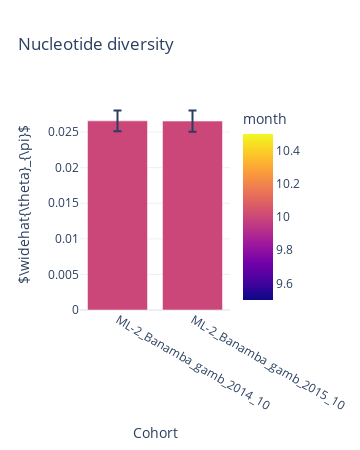
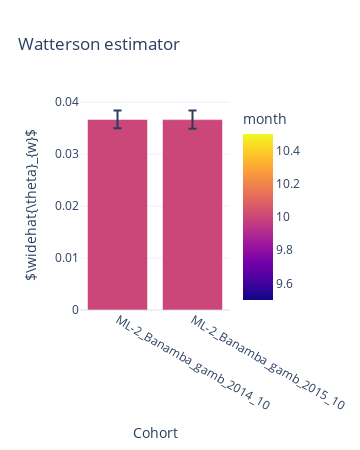
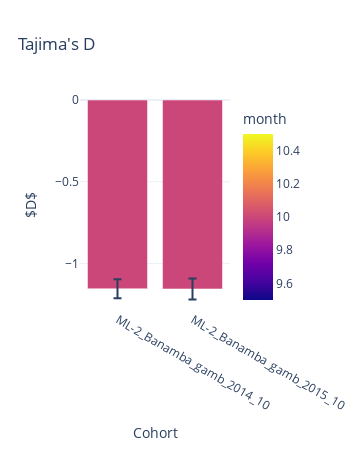
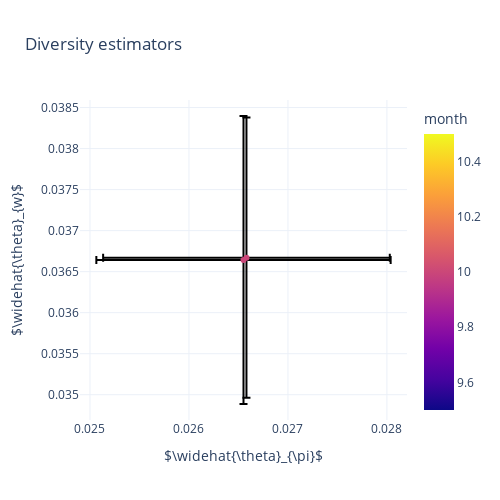

Notebook code cell kept with these figures, in order:
### Code cell
plot_diversity_stats(df_stats_ban_admin2_month_gamb, color="month")

### Figure 1 — Plotly figure (JSON) as saved in the notebook; plotly's stock layout.template omitted (floating-point values rounded to 4 significant figures)
{"data": [{"alignmentgroup": "True", "customdata": [["gambiae", "Mali", "ML-2", "Koulikouro", "Banamba", 2014, 10], ["gambiae", "Mali", "ML-2", "Koulikouro", "Banamba", 2015, 10]], "error_y": {"array": [0.001448, 0.001487]}, "hovertemplate": "<b>%{hovertext}</b><br><br>Cohort=%{x}<br>$\\widehat{\\theta}_{\\pi}$=%{y}<br>Taxon=%{customdata[0]}<br>Country=%{customdata[1]}<br>admin1_iso=%{customdata[2]}<br>admin1_name=%{customdata[3]}<br>admin2_name=%{customdata[4]}<br>year=%{customdata[5]}<br>month=%{marker.color}<extra></extra>", "hovertext": ["ML-2_Banamba_gamb_2014_10", "ML-2_Banamba_gamb_2015_10"], "legendgroup": "", "marker": {"color": [10, 10], "coloraxis": "coloraxis", "pattern": {"shape": ""}}, "name": "", "offsetgroup": "", "orientation": "v", "showlegend": false, "textposition": "auto", "type": "bar", "x": ["ML-2_Banamba_gamb_2014_10", "ML-2_Banamba_gamb_2015_10"], "xaxis": "x", "y": [0.02658, 0.02655], "yaxis": "y"}], "layout": {"barmode": "relative", "coloraxis": {"colorbar": {"title": {"text": "month"}}, "colorscale": [[0, "#0d0887"], [0.1111, "#46039f"], [0.2222, "#7201a8"], [0.3333, "#9c179e"], [0.4444, "#bd3786"], [0.5556, "#d8576b"], [0.6667, "#ed7953"], [0.7778, "#fb9f3a"], [0.8889, "#fdca26"], [1, "#f0f921"]]}, "height": 450, "legend": {"tracegroupgap": 0}, "title": {"text": "Nucleotide diversity"}, "width": 360, "xaxis": {"anchor": "y", "autorange": true, "domain": [0, 1], "range": [-0.5, 1.5], "title": {"text": "Cohort"}, "type": "category"}, "yaxis": {"anchor": "x", "autorange": true, "domain": [0, 1], "range": [0, 0.02951], "title": {"text": "$\\widehat{\\theta}_{\\pi}$"}, "type": "linear"}}}

### Figure 2 — Plotly figure (JSON) as saved in the notebook; plotly's stock layout.template omitted (floating-point values rounded to 4 significant figures)
{"data": [{"alignmentgroup": "True", "customdata": [["gambiae", "Mali", "ML-2", "Koulikouro", "Banamba", 2014, 10], ["gambiae", "Mali", "ML-2", "Koulikouro", "Banamba", 2015, 10]], "error_y": {"array": [0.001708, 0.001755]}, "hovertemplate": "<b>%{hovertext}</b><br><br>Cohort=%{x}<br>$\\widehat{\\theta}_{w}$=%{y}<br>Taxon=%{customdata[0]}<br>Country=%{customdata[1]}<br>admin1_iso=%{customdata[2]}<br>admin1_name=%{customdata[3]}<br>admin2_name=%{customdata[4]}<br>year=%{customdata[5]}<br>month=%{marker.color}<extra></extra>", "hovertext": ["ML-2_Banamba_gamb_2014_10", "ML-2_Banamba_gamb_2015_10"], "legendgroup": "", "marker": {"color": [10, 10], "coloraxis": "coloraxis", "pattern": {"shape": ""}}, "name": "", "offsetgroup": "", "orientation": "v", "showlegend": false, "textposition": "auto", "type": "bar", "x": ["ML-2_Banamba_gamb_2014_10", "ML-2_Banamba_gamb_2015_10"], "xaxis": "x", "y": [0.03667, 0.03664], "yaxis": "y"}], "layout": {"barmode": "relative", "coloraxis": {"colorbar": {"title": {"text": "month"}}, "colorscale": [[0, "#0d0887"], [0.1111, "#46039f"], [0.2222, "#7201a8"], [0.3333, "#9c179e"], [0.4444, "#bd3786"], [0.5556, "#d8576b"], [0.6667, "#ed7953"], [0.7778, "#fb9f3a"], [0.8889, "#fdca26"], [1, "#f0f921"]]}, "height": 450, "legend": {"tracegroupgap": 0}, "title": {"text": "Watterson estimator"}, "width": 360, "xaxis": {"anchor": "y", "autorange": true, "domain": [0, 1], "range": [-0.5, 1.5], "title": {"text": "Cohort"}, "type": "category"}, "yaxis": {"anchor": "x", "autorange": true, "domain": [0, 1], "range": [0, 0.04042], "title": {"text": "$\\widehat{\\theta}_{w}$"}, "type": "linear"}}}

### Figure 3 — Plotly figure (JSON) as saved in the notebook; plotly's stock layout.template omitted (floating-point values rounded to 4 significant figures)
{"data": [{"alignmentgroup": "True", "customdata": [["gambiae", "Mali", "ML-2", "Koulikouro", "Banamba", 2014, 10], ["gambiae", "Mali", "ML-2", "Koulikouro", "Banamba", 2015, 10]], "error_y": {"array": [0.05845, 0.06454]}, "hovertemplate": "<b>%{hovertext}</b><br><br>Cohort=%{x}<br>$D$=%{y}<br>Taxon=%{customdata[0]}<br>Country=%{customdata[1]}<br>admin1_iso=%{customdata[2]}<br>admin1_name=%{customdata[3]}<br>admin2_name=%{customdata[4]}<br>year=%{customdata[5]}<br>month=%{marker.color}<extra></extra>", "hovertext": ["ML-2_Banamba_gamb_2014_10", "ML-2_Banamba_gamb_2015_10"], "legendgroup": "", "marker": {"color": [10, 10], "coloraxis": "coloraxis", "pattern": {"shape": ""}}, "name": "", "offsetgroup": "", "orientation": "v", "showlegend": false, "textposition": "auto", "type": "bar", "x": ["ML-2_Banamba_gamb_2014_10", "ML-2_Banamba_gamb_2015_10"], "xaxis": "x", "y": [-1.155, -1.156], "yaxis": "y"}], "layout": {"barmode": "relative", "coloraxis": {"colorbar": {"title": {"text": "month"}}, "colorscale": [[0, "#0d0887"], [0.1111, "#46039f"], [0.2222, "#7201a8"], [0.3333, "#9c179e"], [0.4444, "#bd3786"], [0.5556, "#d8576b"], [0.6667, "#ed7953"], [0.7778, "#fb9f3a"], [0.8889, "#fdca26"], [1, "#f0f921"]]}, "height": 450, "legend": {"tracegroupgap": 0}, "title": {"text": "Tajima's D"}, "width": 360, "xaxis": {"anchor": "y", "autorange": true, "domain": [0, 1], "range": [-0.5, 1.5], "title": {"text": "Cohort"}, "type": "category"}, "yaxis": {"anchor": "x", "autorange": true, "domain": [0, 1], "range": [-1.285, 0], "title": {"text": "$D$"}, "type": "linear"}}}

### Figure 4 — Plotly figure (JSON) as saved in the notebook; plotly's stock layout.template omitted (floating-point values rounded to 4 significant figures)
{"data": [{"customdata": [["gambiae", "Mali", "ML-2", "Koulikouro", "Banamba", 2014, 10], ["gambiae", "Mali", "ML-2", "Koulikouro", "Banamba", 2015, 10]], "error_x": {"array": [0.001448, 0.001487]}, "error_y": {"array": [0.001708, 0.001755]}, "hovertemplate": "<b>%{hovertext}</b><br><br>$\\widehat{\\theta}_{\\pi}$=%{x}<br>$\\widehat{\\theta}_{w}$=%{y}<br>Taxon=%{customdata[0]}<br>Country=%{customdata[1]}<br>admin1_iso=%{customdata[2]}<br>admin1_name=%{customdata[3]}<br>admin2_name=%{customdata[4]}<br>year=%{customdata[5]}<br>month=%{marker.color}<extra></extra>", "hovertext": ["ML-2_Banamba_gamb_2014_10", "ML-2_Banamba_gamb_2015_10"], "legendgroup": "", "marker": {"color": [10, 10], "coloraxis": "coloraxis", "symbol": "circle"}, "mode": "markers", "name": "", "orientation": "v", "showlegend": false, "type": "scatter", "x": [0.02658, 0.02655], "xaxis": "x", "y": [0.03667, 0.03664], "yaxis": "y"}], "layout": {"coloraxis": {"colorbar": {"title": {"text": "month"}}, "colorscale": [[0, "#0d0887"], [0.1111, "#46039f"], [0.2222, "#7201a8"], [0.3333, "#9c179e"], [0.4444, "#bd3786"], [0.5556, "#d8576b"], [0.6667, "#ed7953"], [0.7778, "#fb9f3a"], [0.8889, "#fdca26"], [1, "#f0f921"]]}, "height": 500, "legend": {"tracegroupgap": 0}, "title": {"text": "Diversity estimators"}, "width": 500, "xaxis": {"anchor": "y", "autorange": true, "domain": [0, 1], "range": [0.0249, 0.0282], "title": {"text": "$\\widehat{\\theta}_{\\pi}$"}, "type": "linear"}, "yaxis": {"anchor": "x", "autorange": true, "domain": [0, 1], "range": [0.03469, 0.03859], "title": {"text": "$\\widehat{\\theta}_{w}$"}, "type": "linear"}}}
